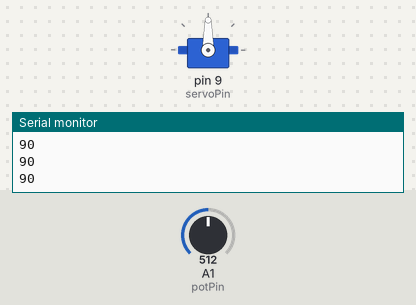
Bench run of a sketch on a simulated Arduino Uno, built with avr-gcc and run on an emulated ATmega328P. On the bench: servo, the last lines printed to the serial monitor. The test bench sets the inputs (shaded band); at power-on: A1 (potPin) = 512.

Above: at 1.3 s.
1.4 s: A1 (potPin) set to 716
At 2.6 s:
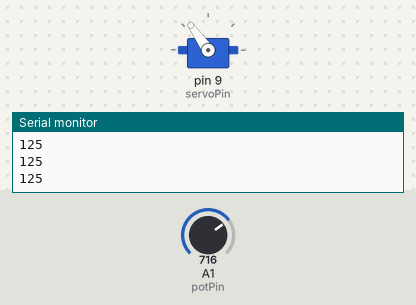
3.0 s: A1 (potPin) set to 900
At 3.8 s:
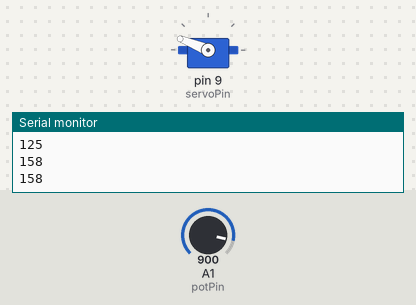
4.5 s: A1 (potPin) set to 1023
At 5.0 s:
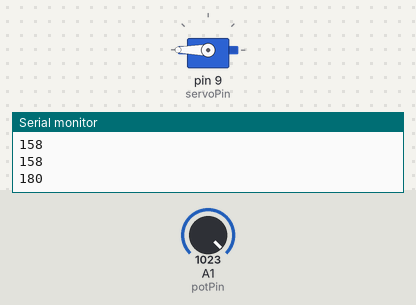
6.0 s: A1 (potPin) set to 306
At 7.2 s:
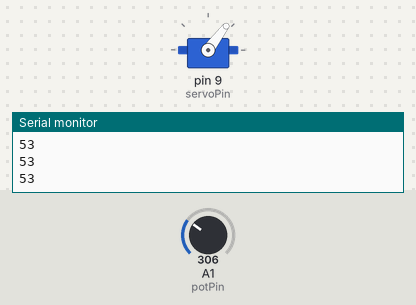
7.5 s: A1 (potPin) set to 122
At 8.5 s:
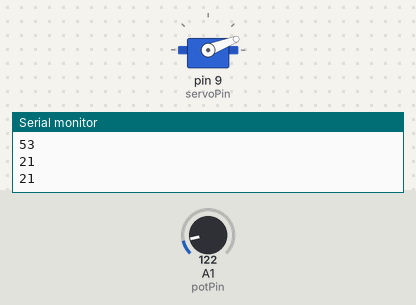
9.0 s: A1 (potPin) set to 0
At 9.7 s:
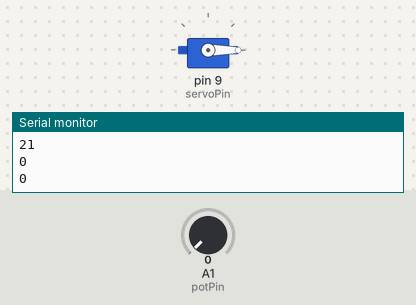
Timing chart, 0 to 11.5 s (numbered marks = the images above; inputs shaded):
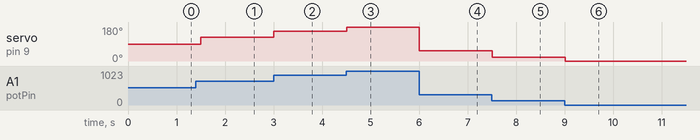

Measured:
- after the input at 1.4 s, servo on pin 9 (servoPin): 90° → 125° after 0.10 s
- after the input at 3.0 s, servo on pin 9 (servoPin): 125° → 158° at once
- after the input at 4.5 s, servo on pin 9 (servoPin): 158° → 180° at once
- after the input at 6.0 s, servo on pin 9 (servoPin): 180° → 53° at once
- after the input at 7.5 s, servo on pin 9 (servoPin): 53° → 21° at once
- after the input at 9.0 s, servo on pin 9 (servoPin): 21° → 0° at once

The sketch:

Servo_Motor.ino
```cpp
#include <Servo.h>

Servo Servo1;

int servoPin = 9;
int potPin = A1;


void setup() {
    Serial.begin(9600);
    Servo1.attach(servoPin);
}


void loop() {
    int reading = analogRead(potPin);
    // Serial.println(reading);
    int angle = map(reading, 0, 1023, 0, 180);
    Serial.println(angle);
    Servo1.write(angle);

    delay(500);
}
```
